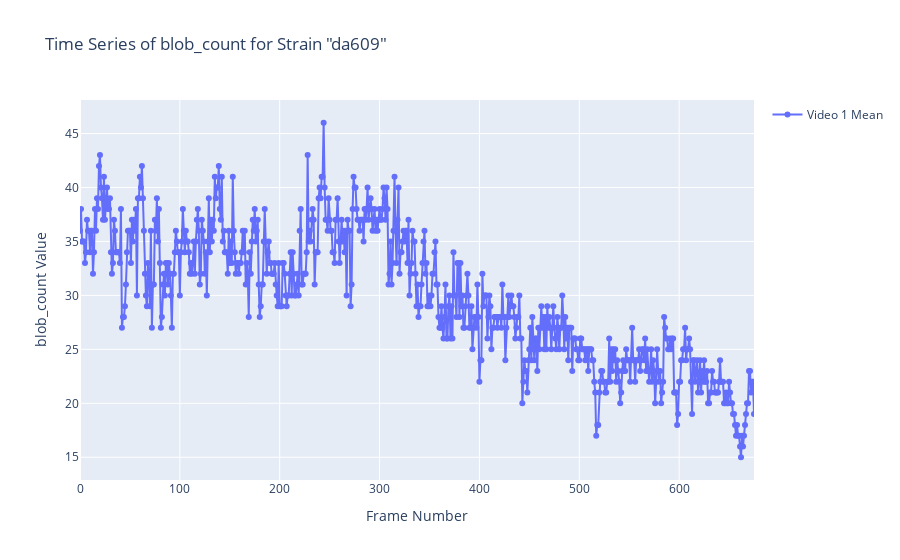

Notebook code for this chart:
### Markdown cell above
CHANGE FILL IN ALPHA

### Code cell
import plotly.graph_objects as go
import plotly.express as px  # Import Plotly Express
import numpy as np
import glob
import os
import cv2
from skimage.measure import label, regionprops
import random

def subtract_background_from_video(video_folder, num_background_frames=50):
    """
    Calculates the background for a video by averaging a specified number of frames.
    """
    frame_files = sorted(glob.glob(os.path.join(video_folder, '*.jpg')))
    selected_frames = random.sample(frame_files, min(len(frame_files), num_background_frames))

    # Read and average the selected frames to compute the background
    background_frames = [cv2.imread(f, cv2.IMREAD_GRAYSCALE) for f in selected_frames]
    background = np.mean(background_frames, axis=0).astype(np.uint8)

    return background

def process_videos_in_strain(strain_folder, feature_name, average=True, num_videos=None, threshold_value=30):
    """
    Process a specified number of videos in a strain folder and extract time series of a specific feature.
    Optimized to use a single background frame per video.
    """
    video_features = []
    video_folders = sorted(glob.glob(os.path.join(strain_folder, '*/')))

    if num_videos is not None:
        video_folders = video_folders[:num_videos]

    for video_folder in video_folders:
        frame_statistics = []
        
        # Calculate the background once per video
        background = subtract_background_from_video(video_folder)

        for frame_path in sorted(glob.glob(os.path.join(video_folder, '*.jpg'))):
            frame = read_image(frame_path, cv2.IMREAD_GRAYSCALE)
            subtracted = cv2.absdiff(frame, background)  # Subtract the pre-calculated background
            
            segmented = segment_and_close_areas(subtracted, threshold_value)
            frame_feature_data = calculate_features(segmented, frame_number=0, threshold_value=threshold_value)

            feature_values = [prop[feature_name] for prop in frame_feature_data if feature_name in prop]

            if feature_values:
                frame_stat = {
                    'mean': np.mean(feature_values),
                    'percentile_25': np.percentile(feature_values, 25),
                    'percentile_75': np.percentile(feature_values, 75)
                }
            else:
                frame_stat = {'mean': None, 'percentile_25': None, 'percentile_75': None}

            frame_statistics.append(frame_stat)

        video_features.append(frame_statistics)

    return video_features


def plot_feature_time_series_plotly(strain_folder, feature_name='area', num_videos=None):
    """
    Plot the mean values with shaded areas representing the 25th and 75th percentiles for a specified number of videos.
    """
    time_series_data = process_videos_in_strain(strain_folder, feature_name, average=False, num_videos=num_videos)
    folder_name = os.path.basename(os.path.normpath(strain_folder))

    fig = go.Figure()

    max_length = 0
    colors = px.colors.qualitative.Plotly  # Using Plotly's qualitative color scale for variety

    for i, video_stats in enumerate(time_series_data):
        x_values = list(range(len(video_stats)))
        max_length = max(max_length, len(x_values))

        y_mean = [stat['mean'] for stat in video_stats]
        y_25th = [stat['percentile_25'] for stat in video_stats]
        y_75th = [stat['percentile_75'] for stat in video_stats]

        color = colors[i % len(colors)]  # Cycle through colors

        # fig.add_trace(go.Scatter(x=x_values+x_values[::-1], y=y_75th+y_25th[::-1], fill='toself',
        #                          fillcolor=color.replace(')', ',0.1)').replace('rgb', 'rgba'),
        #                          line=dict(color='rgba(255,255,255,0)'), name=f'Video {i+1} Percentiles', hoverinfo="skip"))

        fig.add_trace(go.Scatter(x=x_values, y=y_mean, mode='lines+markers', name=f'Video {i+1} Mean',
                                 line=dict(color=color), showlegend=True))

    fig.update_layout(title=f'Time Series of {feature_name} for Strain "{folder_name}"',
                      xaxis_title='Frame Number',
                      yaxis_title=f'{feature_name} Value',
                      hovermode='closest',
                      xaxis=dict(range=[0, max_length - 1]))

    fig.show()


strain_folder = '/Volumes/TOSHIBA_EXT/Phenotype_features_collective/Data/ExtractedFrames/da609'
feature_name = 'blob_count'  # Adjust based on available features
num_videos = 1  # For example, to plot the first 3 videos
plot_feature_time_series_plotly(strain_folder, feature_name, num_videos=num_videos)

### Figure 1 — Plotly figure (JSON) as saved in the notebook; plotly's stock layout.template omitted (floating-point values rounded to 4 significant figures; data arrays with more than 128 entries replaced by an {"elided": "..."} marker saying what was removed)
{"data": [{"line": {"color": "#636EFA"}, "mode": "lines+markers", "name": "Video 1 Mean", "showlegend": true, "type": "scatter", "x": {"elided": "676 int values"}, "y": {"elided": "676 int values"}}], "layout": {"hovermode": "closest", "title": {"text": "Time Series of blob_count for Strain \"da609\""}, "xaxis": {"range": [0, 675], "title": {"text": "Frame Number"}}, "yaxis": {"title": {"text": "blob_count Value"}}}}
